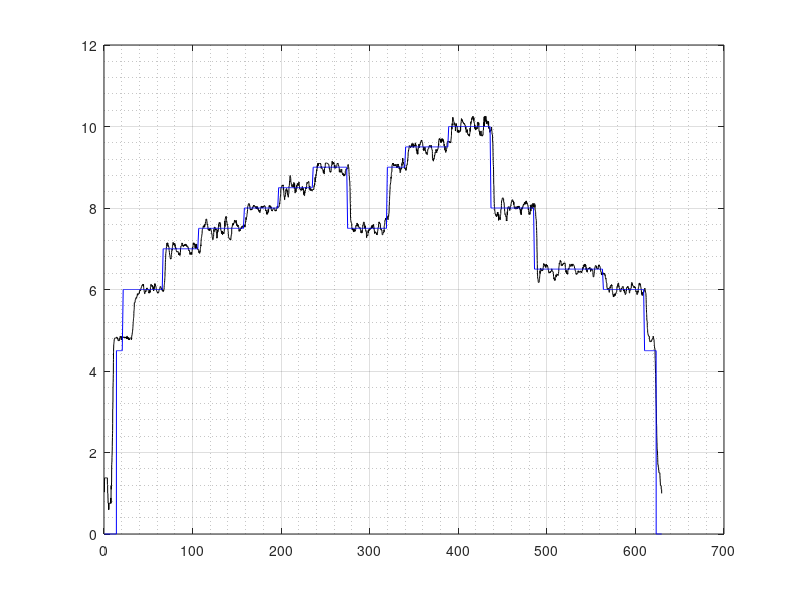

The MATLAB script that drew this image:
%% CARGA DE DATOS
[ALL]=csvread('Prueba_5.csv'); %%valor de muestras
[A]=ALL(:,2); %temp
[B]=ALL(:,3); %hum1
[C]=ALL(:,4); %hum
[D]=ALL(:,5); %pres
[E]=ALL(:,6); %densidad
[F]=ALL(:,7); %lec DdP (V)  
[G]=ALL(:,8); %DdP (P)
[H]=ALL(:,9); %DdP c/filtro  
[I]=ALL(:,10); %v s/filtro
[J]=ALL(:,11); %v c/filtro
[K]=ALL(:,12); %tiempo
K=K/1000;
[L]=ALL(:,13);  %pwm f
[M]=ALL(:,14);  %control
[T]=ALL(:,15); %v ref
[O]=ALL(:,16); %error


figure(1)
plot(K,J,'k',K,T,'b');%v c/f. + v ref

grid on
grid minor